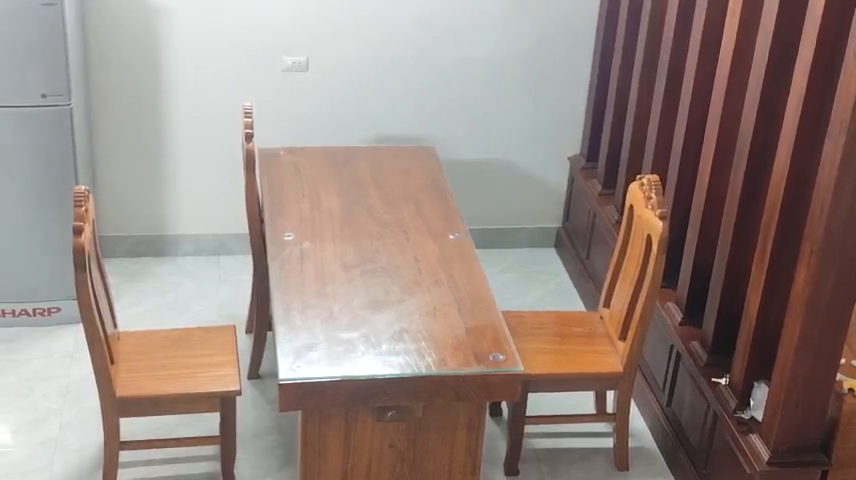
#> input picture frame 39 of source/MINH7.mp4, 856 x 480 px
$ python AI002.py
#> lines starting #> are read from the running program, lines starting #| are printed output that depends on the picture
import cv2
import numpy as np

VIDEO_SOURCE = 'MINH7.mp4'
DIFF_THRESHOLD = 4_700_000


seats = [
    {
        "name": "Seat 1",
        "x": 100, "y": 300, "w": 170, "h": 160,
        "background": None,
        "map_x": 140,  "map_y": 275, "map_w": 50, "map_h": 50
    },
    {
        "name": "Seat 2",
        "x": 500, "y": 300, "w": 170, "h": 160,
        "background": None,
        "map_x": 310, "map_y": 275, "map_w": 50, "map_h": 50
    },
    {
        "name": "Seat 3",
        "x": 200, "y": 100, "w": 170, "h": 160,
        "background": None,
        "map_x": 140,  "map_y": 175, "map_w": 50, "map_h": 50
    }
]

def main():
    cap = cv2.VideoCapture(VIDEO_SOURCE)

    while True:
        ret, frame = cap.read()
#> frame is the input picture: shape (480, 856, 3); mean B, G, R 130.6, 137, 152.2
        if not ret:
            print("Video is ended")
            break
        map_width, map_height = 500, 500
        map_img = np.full((map_height, map_width, 3), 200, dtype=np.uint8)


        top_left = (200,150)
        bottom_right = (300,350)


        cv2.rectangle(map_img, top_left, bottom_right, (100, 80, 50), -1)
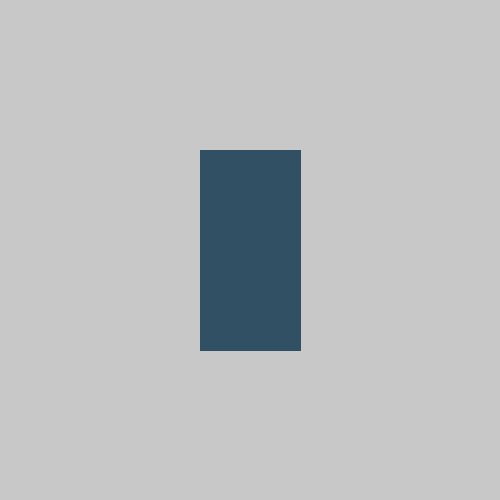
#> map_img: shape (500, 500, 3); mean of channels 0, 1, 2 191.9, 190.3, 187.8; drawn as B, G, R


        for seat in seats:
            x, y, w, h = seat["x"], seat["y"], seat["w"], seat["h"]
            seat_roi = frame[y : y + h, x : x + w]


            if seat["background"] is None:
                seat["background"] = seat_roi.copy()
                continue

            # Compare current seat ROI to background
            diff = cv2.absdiff(seat_roi, seat["background"])
            diff_b, diff_g, diff_r = cv2.split(diff)
            diff_sum = (cv2.sumElems(diff_b)[0] +
                        cv2.sumElems(diff_g)[0] +
                        cv2.sumElems(diff_r)[0])


            occupied = diff_sum > DIFF_THRESHOLD


            mx, my, mw, mh = seat["map_x"], seat["map_y"], seat["map_w"], seat["map_h"]
            map_color = (0, 0, 255) if occupied else (0, 255, 0)
            cv2.rectangle(
                map_img,
                (mx, my),
                (mx + mw, my + mh),
                map_color,
                -1
            )

            cv2.putText(map_img, seat["name"], (mx, my - 5),
                        cv2.FONT_HERSHEY_SIMPLEX, 0.4, (255, 255, 255), 1)
#> this loop made 3 passes
#> pass 1, in main, `seat_roi = frame[y : y + h, x : x + w]`:
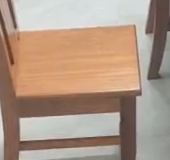
#> seat_roi: shape (160, 170, 3); mean B, G, R 134.3, 151.7, 175.2
#> pass 2, in main, `seat_roi = frame[y : y + h, x : x + w]`:
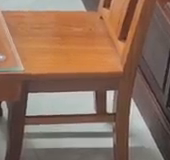
#> seat_roi: shape (160, 170, 3); mean B, G, R 94.2, 112.3, 142.3
#> pass 3, in main, `seat_roi = frame[y : y + h, x : x + w]`:
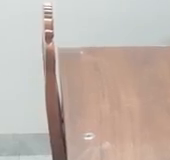
#> seat_roi: shape (160, 170, 3); mean B, G, R 172, 180.3, 193.8


        cv2.imshow("Main Frame", frame)

        cv2.imshow("Seat Map", map_img)


        key = cv2.waitKey(16) & 0xFF
#> (key q is pressed here)
        if key == ord('q'):
            break
        elif key == ord('b'):
            print("Recapturing backgrounds for all seats...")
            for seat in seats:
                x, y, w, h = seat["x"], seat["y"], seat["w"], seat["h"]
                seat["background"] = frame[y : y + h, x : x + w].copy()

    cap.release()
    cv2.destroyAllWindows()

if __name__ == "__main__":
    main()

$ run again, starting later in the video
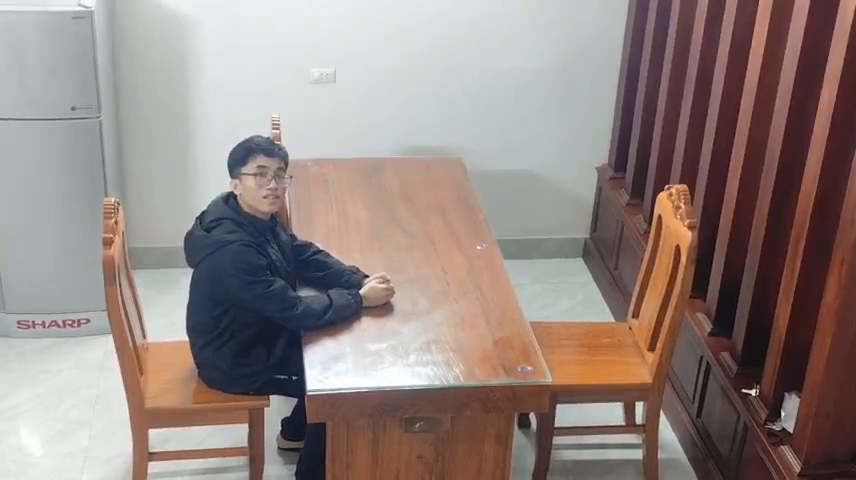
#> input picture frame 176 of source/MINH7.mp4, 856 x 480 px
#> in main, frame is the input picture: shape (480, 856, 3); mean B, G, R 129.8, 133.9, 147.9
#> the loop in main, `for seat in seats:` made 3 passes
#> pass 1, in main, `seat_roi = frame[y : y + h, x : x + w]`:
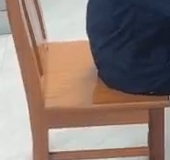
#> seat_roi: shape (160, 170, 3); mean B, G, R 116.9, 123.7, 141.1
#> pass 3, in main, `seat_roi = frame[y : y + h, x : x + w]`:
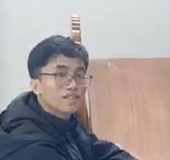
#> seat_roi: shape (160, 170, 3); mean B, G, R 157.2, 157.6, 164.7

$ run again, starting later in the video
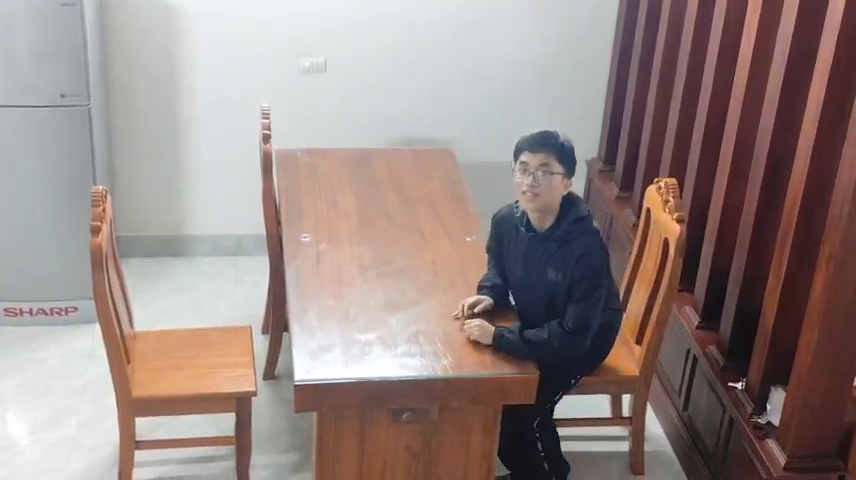
#> input picture frame 313 of source/MINH7.mp4, 856 x 480 px
#> in main, frame is the input picture: shape (480, 856, 3); mean B, G, R 132.7, 136.3, 151.2
#> the loop in main, `for seat in seats:` made 3 passes
#> pass 1, in main, `seat_roi = frame[y : y + h, x : x + w]`:
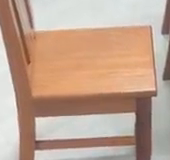
#> seat_roi: shape (160, 170, 3); mean B, G, R 144.7, 163.2, 191.8
#> pass 3, in main, `seat_roi = frame[y : y + h, x : x + w]`:
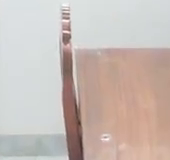
#> seat_roi: shape (160, 170, 3); mean B, G, R 182.8, 188.7, 200.8
